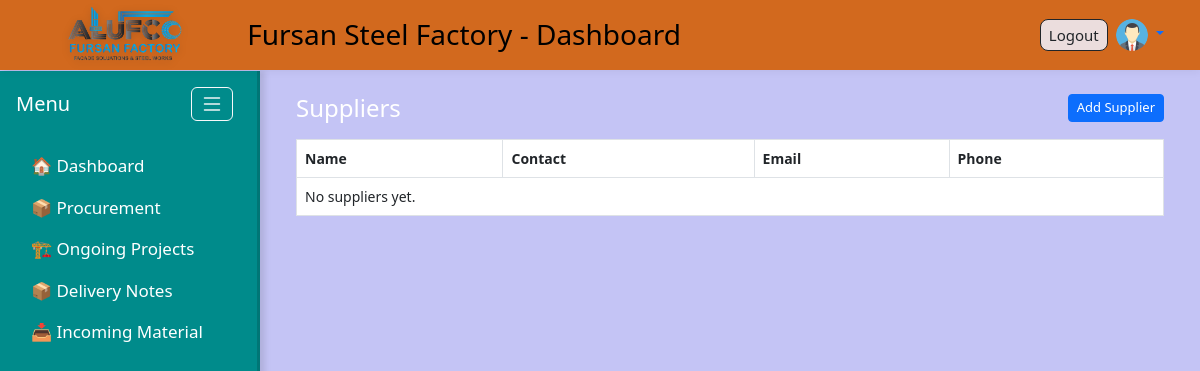
The app's page /procurement/suppliers/ (signed in), older data.
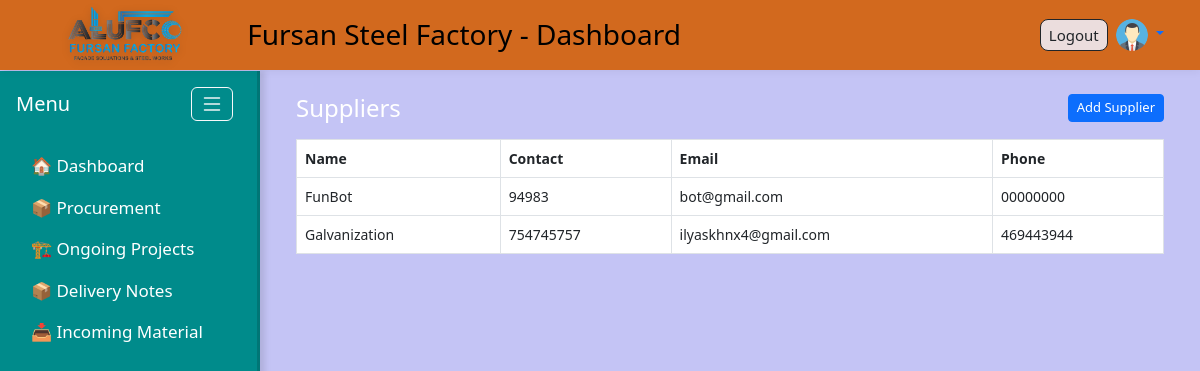
The same page, newer data.
### procurement/models.py (models this page shows, shortened)
class Supplier(models.Model):
    name = models.CharField(max_length=200)
    contact_person = models.CharField(max_length=120, blank=True, null=True)
    email = models.EmailField(blank=True, null=True)
    phone = models.CharField(max_length=50, blank=True, null=True)
    address = models.TextField(blank=True, null=True)
    rating = models.PositiveSmallIntegerField(blank=True, null=True)  # 1..5
    notes = models.TextField(blank=True, null=True)
    class Meta:
        ordering = ['name']

### procurement/views.py (the view)
# urls.py: path('suppliers/', views.supplier_list, name='supplier_list'),
@login_required
def supplier_list(request):
    qs = Supplier.objects.all()
    return render(request, 'procurement/suppliers_list.html', {'suppliers': qs})

### procurement/templates/procurement/suppliers_list.html
{% extends 'base.html' %}
{% block content %}
<div class="container">
  <h4>Suppliers <a class="btn btn-sm btn-primary float-end" href="{% url 'supplier_add' %}">Add Supplier</a></h4>
  <table class="table table-bordered mt-3">
    <thead><tr><th>Name</th><th>Contact</th><th>Email</th><th>Phone</th></tr></thead>
    <tbody>
      {% for s in suppliers %}
      <tr>
        <td>{{ s.name }}</td>
        <td>{{ s.contact_person }}</td>
        <td>{{ s.email }}</td>
        <td>{{ s.phone }}</td>
      </tr>
      {% empty %}
      <tr><td colspan="4">No suppliers yet.</td></tr>
      {% endfor %}
    </tbody>
  </table>
</div>
{% endblock %}

Row changes from the older to the newer data that the page shows:
added Supplier: name "FunBot", contact_person "94983", email "bot@gmail.com", phone "00000000"
added Supplier: name "Galvanization", contact_person "754745757", email "ilyaskhnx4@gmail.com", phone "469443944"
Text that changed along with them:
text no longer shown: "No suppliers yet."
